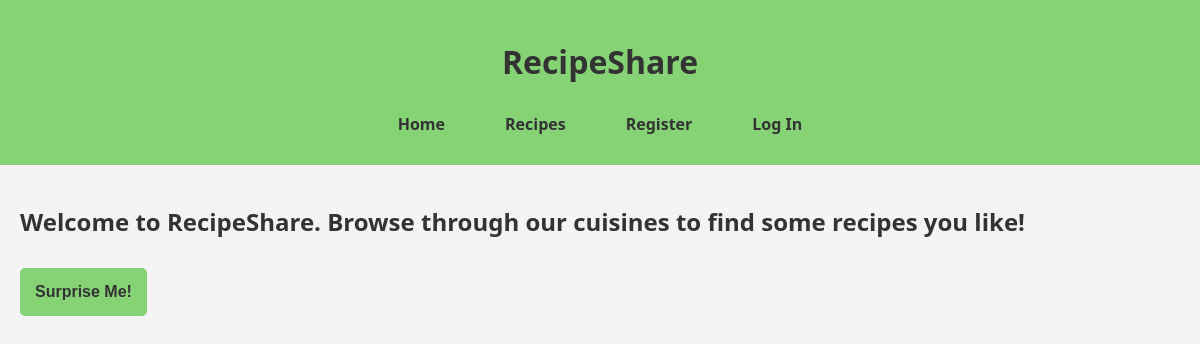
/, run on an earlier commit of the app's database.
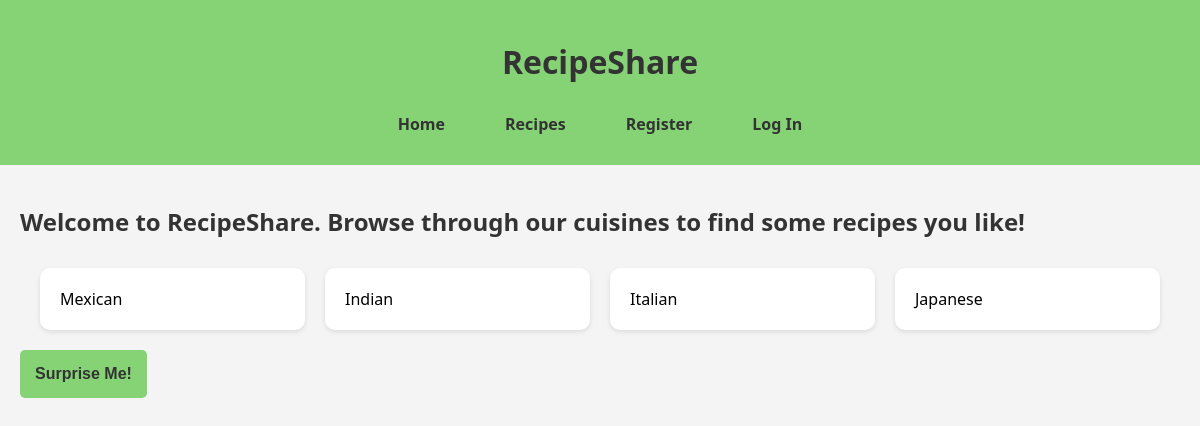
And on a later commit of the database.
### models.py (models this page shows, shortened)
class Cuisine(db.Model):
    __tablename__ = 'cuisines'
    cuisine_id = db.mapped_column(db.Integer, primary_key=True)
    cuisine_name = db.mapped_column(db.String(50))
    recipes = db.relationship('Recipe', back_populates='cuisine')

### app.py (the view)
@app.route('/')
def index():
    recipes = Recipe.query.all()
    cuisines = Cuisine.query.all()
    recipe_urls = [url_for('recipe', recipe_id=recipe.recipe_id) for recipe in recipes]
    return render_template('index.html', recipes=recipes, cuisines=cuisines, recipe_urls=recipe_urls)

### templates/index.html (shortened to what this page needs)
{% extends 'base.html' %}
{% block content %}
    <h2>Welcome to RecipeShare. Browse through our cuisines to find some recipes you like!</h2>
    <ul class="card-list">
        {% for cuisine in cuisines %}
        <li><a href="{{ url_for('cuisine_category', cuisine_id=cuisine.cuisine_id)}}">{{ cuisine.cuisine_name }}</a></li>
        {% endfor %}
    </ul>
    <button id="random-recipe" type="button">Surprise Me!</button>
{% endblock %}

What changed in the data, as far as the page shows it:
added Cuisine: cuisine_name "Mexican"
added Cuisine: cuisine_name "Indian"
added Cuisine: cuisine_name "Italian"
added Cuisine: cuisine_name "Japanese"
